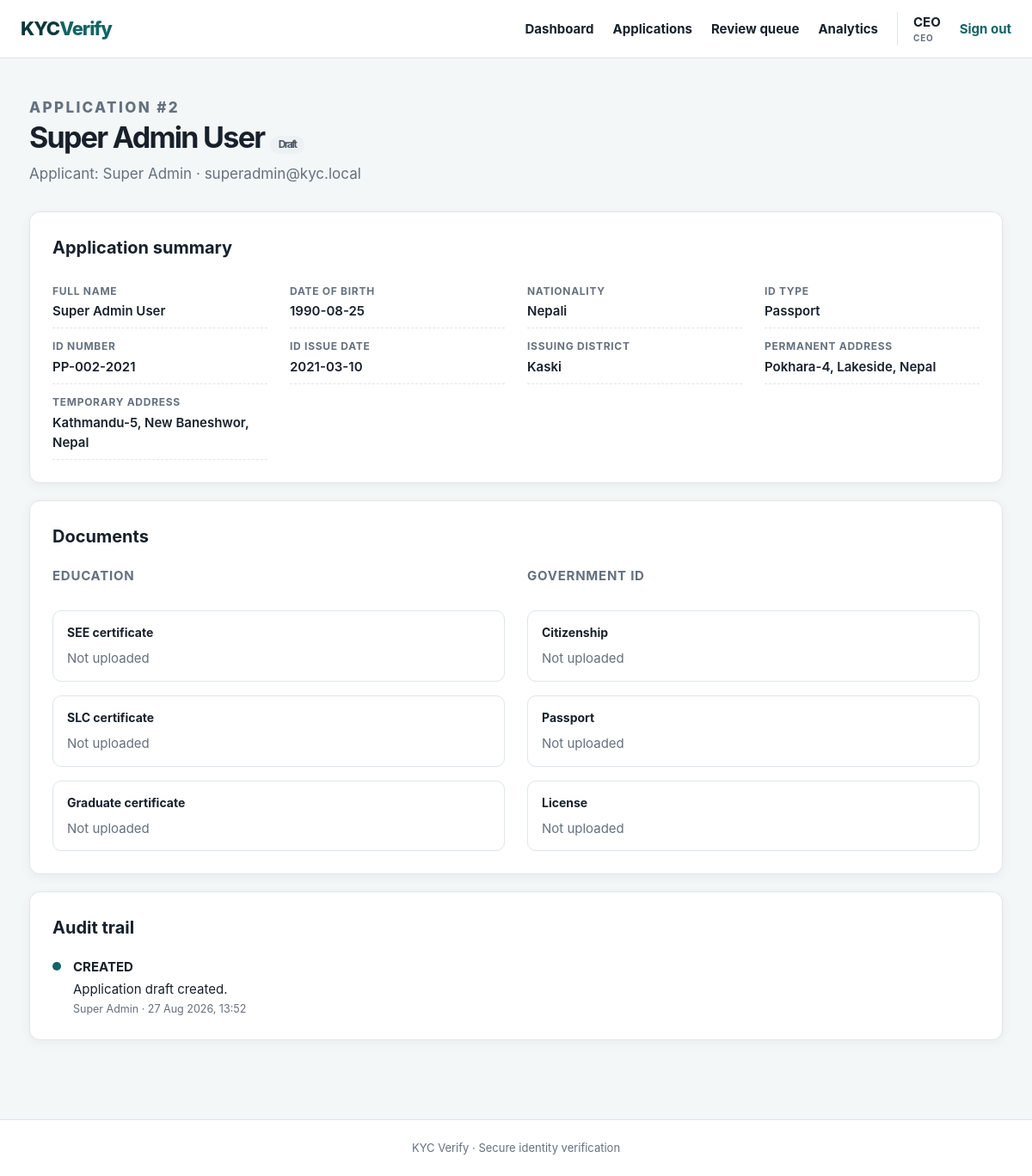
The app's page /?page=application&id=2 (signed in) with its own data.
### tables this page shows
CREATE TABLE applications (
    id INT UNSIGNED AUTO_INCREMENT PRIMARY KEY,
    applicant_id INT UNSIGNED NOT NULL,
    reviewer_id INT UNSIGNED NULL,
    status ENUM(
        'DRAFT',
        'SUBMITTED',
        'UNDER_REVIEW',
        'APPROVED',
        'REJECTED',
        'RESUBMISSION_REQUESTED'
    ) NOT NULL DEFAULT 'DRAFT',
    full_name VARCHAR(160) NULL,
    date_of_birth DATE NULL,
    nationality VARCHAR(100) NULL,
    id_type VARCHAR(60) NULL,
    id_number VARCHAR(100) NULL,
    id_issue_date DATE NULL,
    issuing_district VARCHAR(100) NULL,
    review_notes TEXT NULL,
    reviewed_at DATETIME NULL,
    created_at TIMESTAMP NOT NULL DEFAULT CURRENT_TIMESTAMP,
    updated_at TIMESTAMP NOT NULL DEFAULT CURRENT_TIMESTAMP ON UPDATE CURRENT_TIMESTAMP,
    CONSTRAINT fk_applicant FOREIGN KEY (applicant_id) REFERENCES users (id) ON DELETE CASCADE,
    CONSTRAINT fk_reviewer FOREIGN KEY (reviewer_id) REFERENCES users (id) ON DELETE SET NULL,
    INDEX idx_status (status),
    INDEX idx_applicant (applicant_id),
    INDEX idx_updated (updated_at),
    INDEX idx_created (created_at)
);

CREATE TABLE users (
    id INT UNSIGNED AUTO_INCREMENT PRIMARY KEY,
    username VARCHAR(120) NOT NULL UNIQUE,
    email VARCHAR(190) NOT NULL UNIQUE,
    password_hash VARCHAR(255) NOT NULL,
    is_active TINYINT(1) NOT NULL DEFAULT 1,
    created_at TIMESTAMP NOT NULL DEFAULT CURRENT_TIMESTAMP
);

CREATE TABLE addresses (
    user_id INT UNSIGNED PRIMARY KEY,
    permanent_address TEXT NOT NULL,
    temporary_address TEXT NULL,
    updated_at TIMESTAMP NOT NULL DEFAULT CURRENT_TIMESTAMP ON UPDATE CURRENT_TIMESTAMP,
    CONSTRAINT fk_addresses_user FOREIGN KEY (user_id) REFERENCES users (id) ON DELETE CASCADE
);

CREATE TABLE audit_logs (
    id INT UNSIGNED AUTO_INCREMENT PRIMARY KEY,
    application_id INT UNSIGNED NOT NULL,
    actor_id INT UNSIGNED NULL,
    action VARCHAR(60) NOT NULL,
    detail TEXT NULL,
    created_at TIMESTAMP NOT NULL DEFAULT CURRENT_TIMESTAMP,
    CONSTRAINT fk_audit_application FOREIGN KEY (application_id) REFERENCES applications (id) ON DELETE CASCADE,
    CONSTRAINT fk_audit_actor FOREIGN KEY (actor_id) REFERENCES users (id) ON DELETE SET NULL,
    INDEX idx_application (application_id)
);

### index.php (called while the page is built, shortened)
<?php
require_once __DIR__ . '/functions.php';
require_once __DIR__ . '/layout.php';
$u    = user();
$page = $_GET['page'] ?? ($u ? 'dashboard' : 'login');
require __DIR__ . '/pages/' . $page . '.php';

### database.php (called while the page is built, shortened)
<?php
function db(): PDO {
    static $pdo = null;
    if ($pdo === null) {
        $pdo = new PDO('mysql:host=' . DB_HOST . ';dbname=' . DB_NAME . ';charset=utf8mb4', DB_USER, DB_PASS, [
            PDO::ATTR_ERRMODE => PDO::ERRMODE_EXCEPTION,
            PDO::ATTR_DEFAULT_FETCH_MODE => PDO::FETCH_ASSOC,
            PDO::ATTR_EMULATE_PREPARES => false,
        ]);
    }
    return $pdo;
}

### pages/application.php (the view, shortened to what this page needs)
<?php
$u  = require_login();
$id = (int) ($_GET['id'] ?? 0);
$app = application_for($id);
$isOwner   = $app['applicant_id'] == $u['id'];
$editable  = $isOwner && in_array($app['status'], ['DRAFT', 'RESUBMISSION_REQUESTED'], true);
$s = db()->prepare('SELECT * FROM education WHERE user_id = ?');
$s->execute([$app['applicant_id']]);
$education = $s->fetch() ?: [];
$s = db()->prepare('SELECT * FROM additional_documents WHERE user_id = ?');
$s->execute([$app['applicant_id']]);
$additional = $s->fetch() ?: [];
$s = db()->prepare('SELECT l.*, u.username actor_name
                    FROM audit_logs l LEFT JOIN users u ON u.id = l.actor_id
                    WHERE application_id = ? ORDER BY l.created_at DESC');
$s->execute([$id]);
$audit = $s->fetchAll();
?>
<div class="hero compact">
    <div>
        <p class="eyebrow">APPLICATION #<?= $id ?></p>
        <h1><?= e($app['full_name'] ?: 'New application') ?> <?= badge($app['status']) ?></h1>
        <p>Applicant: <?= e($app['applicant_name']) ?> · <?= e($app['applicant_email']) ?></p>
    </div>
</div>
<?php if ($editable): ?>
    <form method="post" class="card form-grid" enctype="multipart/form-data">
        <input type="hidden" name="csrf" value="<?= csrf() ?>">
        <input type="hidden" name="action" value="save_application">
        <input type="hidden" name="id" value="<?= $id ?>">
        <h2 class="grid-span">Personal and identity details</h2>
        <label>Full legal name *
            <input name="full_name" value="<?= e($app['full_name']) ?>" required>
        </label>
        <label>Date of birth *
            <input type="date" name="date_of_birth" value="<?= e($app['date_of_birth']) ?>" required>
        </label>
        <label>Nationality *
            <input name="nationality" value="<?= e($app['nationality']) ?>" required>
        </label>
        <label>ID type *
            <select name="id_type" required>
                <option value="">Select type</option>
                <?php foreach (['Citizenship', 'Passport', 'Driver License', 'National ID'] as $v): ?>
                    <option <?= $app['id_type'] === $v ? 'selected' : '' ?>><?= e($v) ?></option>
                <?php endforeach; ?>
            </select>
        </label>
        <label>ID number *
            <input name="id_number" value="<?= e($app['id_number']) ?>" required>
        </label>
        <label>ID issue date
            <input type="date" name="id_issue_date" value="<?= e($app['id_issue_date']) ?>">
        </label>
        <label>Issuing district
            <input name="issuing_district" value="<?= e($app['issuing_district']) ?>">
        </label>
        <h2 class="grid-span">Addresses</h2>
        <label class="grid-span">Permanent address *
            <textarea name="permanent_address" rows="2" required><?= e($app['permanent_address']) ?></textarea>
        </label>
        <label class="grid-span">Temporary address
            <textarea name="temporary_address" rows="2"><?= e($app['temporary_address']) ?></textarea>
        </label>
        <div class="grid-span form-actions">
            <button class="button button-primary" name="action" value="save_application">Save draft</button>
            <?php if (in_array($app['status'], ['DRAFT', 'RESUBMISSION_REQUESTED'], true)): ?>
                <button class="button button-success" name="action" value="submit"
                        onclick="return confirm('Submit this application for review? The review team will be notified.');">
                    Submit for review
                </button>
            <?php endif; ?>
        </div>
    </form>
<?php else: ?>
    <div class="card">
        <h2>Application summary</h2>
        <dl class="details">
            <div><dt>Full name</dt><dd><?= e($app['full_name'] ?: '—') ?></dd></div>
            <div><dt>Date of birth</dt><dd><?= e($app['date_of_birth'] ?: '—') ?></dd></div>
            <div><dt>Nationality</dt><dd><?= e($app['nationality'] ?: '—') ?></dd></div>
            <div><dt>ID type</dt><dd><?= e($app['id_type'] ?: '—') ?></dd></div>
            <div><dt>ID number</dt><dd><?= e($app['id_number'] ?: '—') ?></dd></div>
            <div><dt>ID issue date</dt><dd><?= e($app['id_issue_date'] ?: '—') ?></dd></div>
            <div><dt>Issuing district</dt><dd><?= e($app['issuing_district'] ?: '—') ?></dd></div>
            <div><dt>Permanent address</dt><dd><?= nl2br(e($app['permanent_address'] ?: '—')) ?></dd></div>
            <div><dt>Temporary address</dt><dd><?= nl2br(e($app['temporary_address'] ?: '—')) ?></dd></div>
        </dl>
    </div>
<?php endif; ?>
<div class="card">
    <h2>Documents</h2>
    <div class="docs-grid">
        <div class="doc-group">
            <h3>Education</h3>
            <?php foreach (['see_document' => 'SEE certificate', 'slc_document' => 'SLC certificate', 'graduate_document' => 'Graduate certificate'] as $col => $label): ?>
                <div class="doc-item">
                    <strong><?= $label ?></strong>
                    <?= document_link($education[$col] ?? null, (int) $app['applicant_id']) ?>
                </div>
            <?php endforeach; ?>
        </div>
        <div class="doc-group">
            <h3>Government ID</h3>
            <?php foreach (['citizenship_document' => 'Citizenship', 'passport_document' => 'Passport', 'license_document' => 'License'] as $col => $label): ?>
                <div class="doc-item">
                    <strong><?= $label ?></strong>
                    <?= document_link($additional[$col] ?? null, (int) $app['applicant_id']) ?>
                </div>
            <?php endforeach; ?>
        </div>
    </div>
</div>
<div class="card">
    <h2>Audit trail</h2>
    <?php if (!$audit): ?>
        <p class="empty">No events recorded yet.</p>
    <?php else: ?>
        <ol class="timeline">
            <?php foreach ($audit as $entry): ?>
                <li>
                    <span class="tl-dot"></span>
                    <div>
                        <strong><?= e($entry['action']) ?></strong>
                        <?php if ($entry['detail']): ?><p><?= e($entry['detail']) ?></p><?php endif; ?>
                        <small class="muted"><?= e($entry['actor_name'] ?? 'System') ?> · <?= e(date('d M Y, H:i', strtotime($entry['created_at']))) ?></small>
                    </div>
                </li>
            <?php endforeach; ?>
        </ol>
    <?php endif; ?>
</div>

### functions.php (shortened to what this page needs)
<?php
require_once __DIR__ . '/database.php';
function e(?string $value): string
{
    return htmlspecialchars((string) $value, ENT_QUOTES, 'UTF-8');
}
function application_for(int $id): ?array
{
    $sql = 'SELECT a.*,
                   u.username  AS applicant_name,
                   u.email     AS applicant_email,
                   r.username  AS reviewer_name,
                   ad.permanent_address,
                   ad.temporary_address
            FROM applications a
            JOIN users u        ON u.id = a.applicant_id
            LEFT JOIN users r   ON r.id = a.reviewer_id
            LEFT JOIN addresses ad ON ad.user_id = a.applicant_id
            WHERE a.id = ?';
    $s = db()->prepare($sql);
    $s->execute([$id]);
    return $s->fetch() ?: null;
}
function status_class(string $status): string
{
    return strtolower(str_replace('_', '-', $status));
}
function format_status(string $status): string
{
    return ucwords(strtolower(str_replace('_', ' ', $status)));
}
function badge(string $status): string
{
    return '<span class="badge badge-' . status_class($status) . '">' . e(format_status($status)) . '</span>';
}
function document_link(?string $file, int $userId): string
{
    if (!$file) {
        return '<span class="muted">Not uploaded</span>';
    }
    return '<a href="document.php?user=' . $userId . '&file=' . rawurlencode($file) . '" target="_blank" rel="noopener">View uploaded document</a>';
}

### assets/style.css (style rules this page uses)
:root { --ink: #18212b; --muted: #65717e; --line: #dfe5e9; --paper: #ffffff; --bg: #f4f7f8; --brand: #126466; --brand-dark: #0b383b; --brand-soft: #e3f0f0; --success: #1d7a4f; --success-bg: #e6f4ec; --danger: #b53d3d; --danger-bg: #fbeaea; --warn: #9d6510; --warn-bg: #fdf6e7; --info: #245a9d; --info-bg: #e9f0fa; --radius: 12px; --shadow: 0 3px 12px rgba(28, 63, 73, 0.06); }
* { box-sizing: border-box; }
body { margin: 0; background: var(--bg); color: var(--ink); font: 15px/1.55 Inter, system-ui, -apple-system, BlinkMacSystemFont, "Segoe UI", sans-serif; min-height: 100vh; display: flex; flex-direction: column; }
.hero { display: flex; justify-content: space-between; align-items: end; margin-bottom: 30px; gap: 24px; }
.hero h1, .auth h1 { font-size: clamp(30px, 5vw, 46px); line-height: 1.08; margin: 4px 0 10px; letter-spacing: -1.7px; }
.hero p { margin: 0; color: var(--muted); font-size: 17px; }
.hero.compact h1 { font-size: 34px; }
.eyebrow { color: var(--brand); font-size: 11px; font-weight: 800; letter-spacing: 0.14em; margin: 0 0 6px; }
.card { background: var(--paper); border: 1px solid var(--line); border-radius: var(--radius); padding: 26px; margin: 20px 0; box-shadow: var(--shadow); }
.card h2 { font-size: 20px; margin: 0 0 18px; }
.card h3 { font-size: 15px; margin: 0 0 12px; color: var(--muted); text-transform: uppercase; letter-spacing: 0.05em; }
.badge { display: inline-block; padding: 4px 10px; border-radius: 999px; font-size: 12px; font-weight: 700; white-space: nowrap; }
.badge-draft { background: #eef1f3; color: #4a5765; }
.details { display: grid; grid-template-columns: repeat(auto-fit, minmax(240px, 1fr)); gap: 4px 26px; margin: 0; }
.details div { border-bottom: 1px dashed var(--line); padding: 8px 0; }
.details dt { font-size: 12px; text-transform: uppercase; letter-spacing: 0.06em; color: var(--muted); font-weight: 700; }
.details dd { margin: 2px 0 0; font-weight: 600; }
.timeline { list-style: none; margin: 0; padding: 0; position: relative; }
.timeline li { display: flex; gap: 14px; padding: 0 0 20px; position: relative; }
.timeline li:last-child { padding-bottom: 0; }
.tl-dot { width: 10px; height: 10px; border-radius: 50%; background: var(--brand); margin-top: 6px; flex: none; }
.timeline p { margin: 2px 0; color: var(--ink); }
.timeline small { display: block; }
.docs-grid { display: grid; grid-template-columns: repeat(auto-fit, minmax(320px, 1fr)); gap: 26px; }
.doc-group { display: flex; flex-direction: column; gap: 16px; }
.doc-item { border: 1px solid var(--line); border-radius: 10px; padding: 14px 16px; display: flex; flex-direction: column; gap: 8px; }
.doc-item strong { font-size: 14px; }
.muted { color: var(--muted); }

### records on screen
applications: full_name "Super Admin User", status "Draft", applicant.username "Super Admin", applicant.email "superadmin@kyc.local", date_of_birth "1990-08-25", nationality "Nepali", id_type "Passport", id_number "PP-002-2021", id_issue_date "2021-03-10", issuing_district "Kaski", addresses.permanent_address "Pokhara-4, Lakeside, Nepal", addresses.temporary_address "Kathmandu-5, New Baneshwor, Nepal"
audit_logs: action "CREATED", detail "Application draft created.", actor.username "Super Admin", created_at "27 Aug 2026, 13:52"

### other values on screen
$label "Dashboard"
$label "Applications"
$label "Review queue"
$label "Analytics"
$u['username'] "CEO"
role_label($u['role']) "CEO"
$id "2"
$label "SEE certificate"
$label "SLC certificate"
$label "Graduate certificate"
$label "Citizenship"
$label "Passport"
$label "License"
APP_NAME "KYC Verify"
